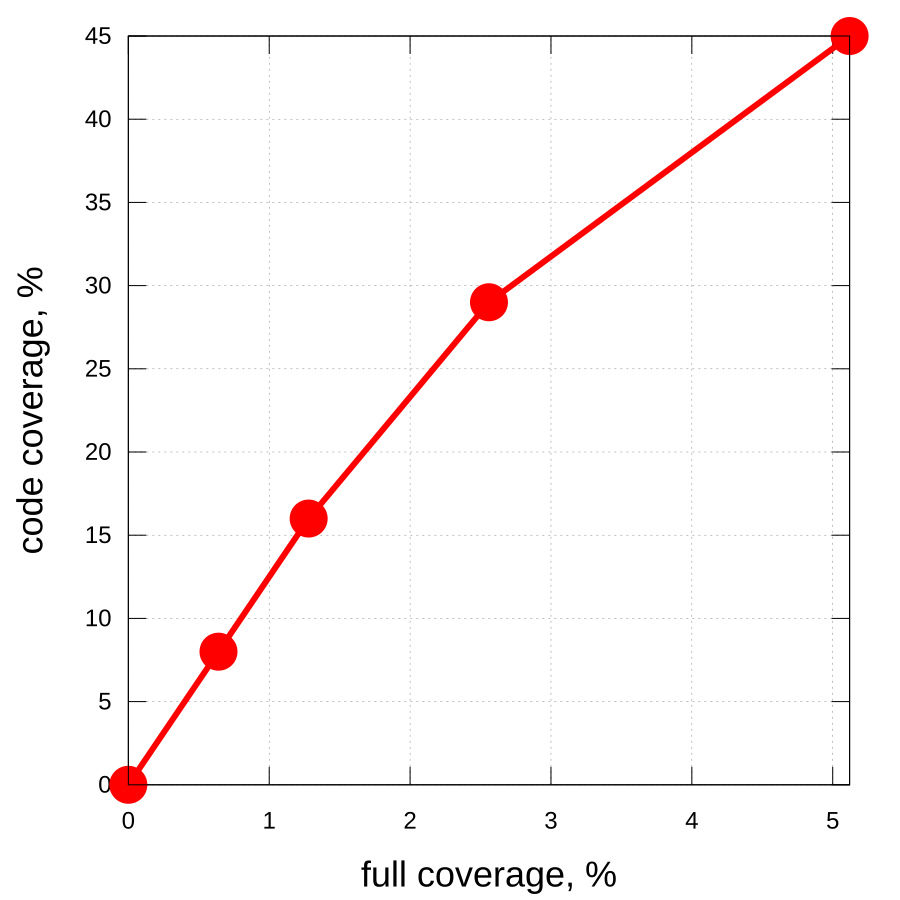

Recreate this plot in gnuplot.
set terminal svg size 900,900 dynamic enhanced font "Arial,24"
set output "/home/runner/work/coverage-talk/coverage-talk/target/generated-slides/images/coverage-plot-05.svg"

set xlabel "full coverage, %" font ",36"
set ylabel "code coverage, %" font ",36"

set xrange [0:5.12]
set yrange [0:45]

set grid
set key off

$Data << EOD
0 0
0.64 8
1.28 16
2.56 29
5.12 45
EOD

plot $Data using 1:2 with linespoints \
    linecolor rgb "red" linewidth 6 \
    pointtype 7 pointsize 2
